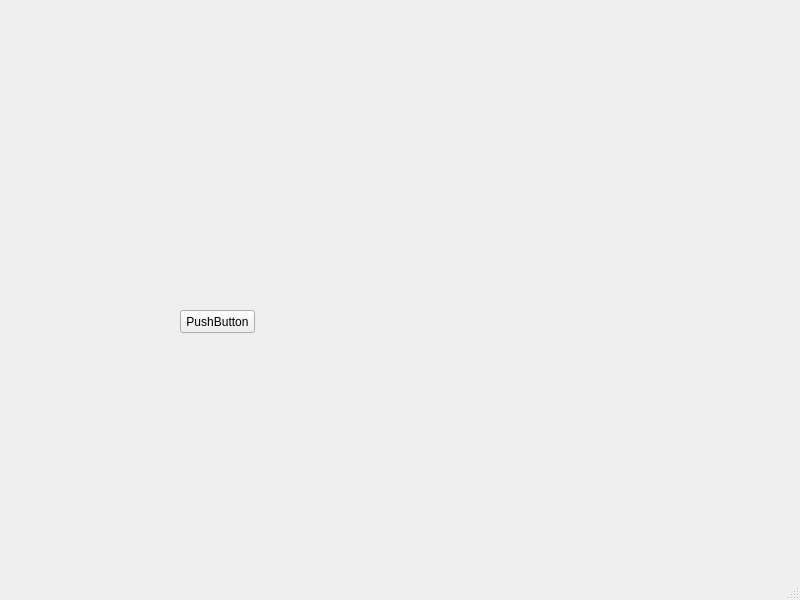
<?xml version="1.0" encoding="UTF-8"?>
<ui version="4.0">
 <class>MainWindow</class>
 <widget class="QMainWindow" name="MainWindow">
  <property name="geometry">
   <rect>
    <x>0</x>
    <y>0</y>
    <width>800</width>
    <height>600</height>
   </rect>
  </property>
  <property name="windowTitle">
   <string>MainWindow</string>
  </property>
  <widget class="QWidget" name="centralwidget">
   <widget class="QPushButton" name="pushButton">
    <property name="geometry">
     <rect>
      <x>180</x>
      <y>310</y>
      <width>75</width>
      <height>23</height>
     </rect>
    </property>
    <property name="text">
     <string>PushButton</string>
    </property>
   </widget>
  </widget>
  <widget class="QMenuBar" name="menubar">
   <property name="geometry">
    <rect>
     <x>0</x>
     <y>0</y>
     <width>800</width>
     <height>23</height>
    </rect>
   </property>
  </widget>
  <widget class="QStatusBar" name="statusbar"/>
 </widget>
 <resources/>
 <connections/>
</ui>
